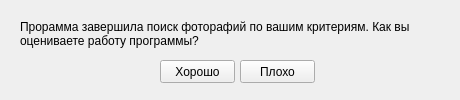
<?xml version="1.0" encoding="UTF-8"?>
<ui version="4.0">
 <class>VoteDialog</class>
 <widget class="QMainWindow" name="VoteDialog">
  <property name="geometry">
   <rect>
    <x>0</x>
    <y>0</y>
    <width>460</width>
    <height>100</height>
   </rect>
  </property>
  <property name="windowTitle">
   <string>Оцените работу программы</string>
  </property>
  <widget class="QWidget" name="centralwidget">
   <widget class="QLabel" name="uielem_message">
    <property name="geometry">
     <rect>
      <x>20</x>
      <y>20</y>
      <width>411</width>
      <height>30</height>
     </rect>
    </property>
    <property name="text">
     <string>Прорамма завершила поиск фоторафий по вашим критериям. Как вы оцениваете работу программы?</string>
    </property>
    <property name="textFormat">
     <enum>Qt::AutoText</enum>
    </property>
    <property name="alignment">
     <set>Qt::AlignLeading|Qt::AlignLeft|Qt::AlignTop</set>
    </property>
    <property name="wordWrap">
     <bool>true</bool>
    </property>
   </widget>
   <widget class="QPushButton" name="uielem_yesButton">
    <property name="geometry">
     <rect>
      <x>160</x>
      <y>60</y>
      <width>75</width>
      <height>23</height>
     </rect>
    </property>
    <property name="text">
     <string>Хорошо</string>
    </property>
   </widget>
   <widget class="QPushButton" name="uielem_noButton">
    <property name="geometry">
     <rect>
      <x>240</x>
      <y>60</y>
      <width>75</width>
      <height>23</height>
     </rect>
    </property>
    <property name="text">
     <string>Плохо</string>
    </property>
   </widget>
  </widget>
 </widget>
 <resources/>
 <connections/>
</ui>
